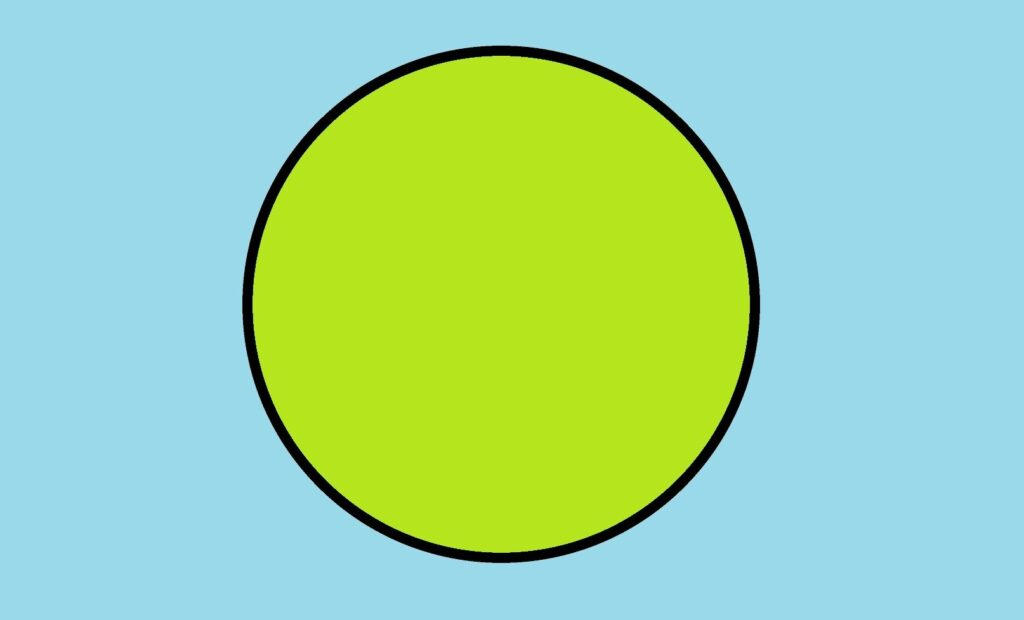
#> input picture circulos/circulo.png, 1024 x 620 px; its folder holds 4 pictures in this run
$ python -i figuras.py   (imports and definitions only)
#> lines starting #> are read from the running program, lines starting #| are printed output that depends on the picture
import cv2
import numpy as np
from sklearn.svm import SVC
import glob
from sklearn.preprocessing import StandardScaler
from sklearn.pipeline import make_pipeline
import tkinter as tk
from tkinter import filedialog
from tkinter import messagebox

# [1 line not run here, left out]

# Función para extraer características de una imagen
def reconocer_figuras():

    def extract_features(image):
    # Convertir la imagen a escala de grises
        gray = np.mean(image, axis=2, dtype=np.uint8)

    # Cálculo de gradientes
        kernel_x = np.array([[-1, 0, 1], [-2, 0, 2], [-1, 0, 1]])
        kernel_y = np.array([[1, 2, 1], [0, 0, 0], [-1, -2, -1]])
        Gx = cv2.filter2D(gray, -1, kernel_x)
        Gy = cv2.filter2D(gray, -1, kernel_y)

    # Cálculo de magnitud de gradiente
        Gt = np.sqrt(Gx*2 + Gy*2)

    # Normalización de Gt
        GtN = (Gt / np.max(Gt)) * 255
        GtN = GtN.astype(np.uint8)

    # Cálculo de offset y normalización de Gx y Gy
        VminGx = np.min(Gx)
        VminGy = np.min(Gy)
        GradOffx = Gx - VminGx
        GradOffy = Gy - VminGy
        VmaxGx = np.max(GradOffx)
        VmaxGy = np.max(GradOffy)
        GxN = (GradOffx / VmaxGx) * 255
        GyN = (GradOffy / VmaxGy) * 255
        GxN = GxN.astype(np.uint8)
        GyN = GyN.astype(np.uint8)

    # Binarización de GtN
        _, B = cv2.threshold(GtN, 50, 255, cv2.THRESH_BINARY)
    #B = GtN > 25
    #B = B.astype(np.uint8) * 255

    # Calcular momentos de Hu
        moments = cv2.HuMoments(cv2.moments(B)).flatten()

        return moments

# Ruta de las imágenes de entrenamiento
    circle_path = "./circulos/*.png"
    square_path = "./cuadrados/*.png"
    triangle_path = "./triangulos/*.png"

# Leer las imágenes de entrenamiento
    circle_images = [cv2.imread(file) for file in glob.glob(circle_path)]
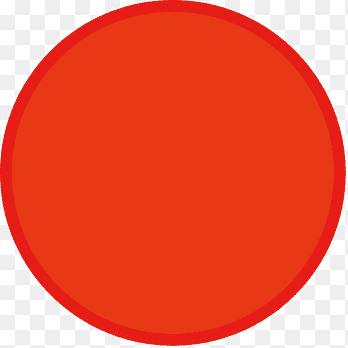
#> input picture circulos/circulo2.png, 348 x 348 px
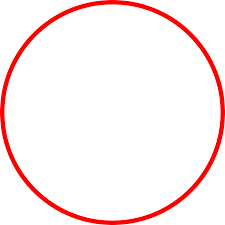
#> input picture circulos/circulo3.png, 225 x 225 px
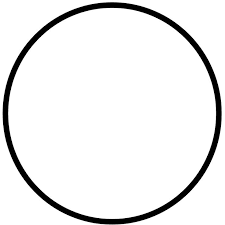
#> input picture circulos/circulo4.png, 225 x 225 px
#> circle_images = 4 items
    square_images = [cv2.imread(file) for file in glob.glob(square_path)]
    triangle_images = [cv2.imread(file) for file in glob.glob(triangle_path)]

# Extraer características y generar etiquetas para las imágenes de entrenamiento
    X_train = []
    y_train = []

    image_sets = [circle_images, square_images, triangle_images]

    for label, image_set in enumerate(image_sets):
        for img in image_set:
            if img is not None:
                features = extract_features(img)

                X_train.append(features)
                y_train.append(label)
#> this loop made 3 passes
#> image_set on passes 2 to 3: [], []
#> pass 1, in extract_features, `gray = np.mean(image, axis=2, dtype=np.uint8)`:
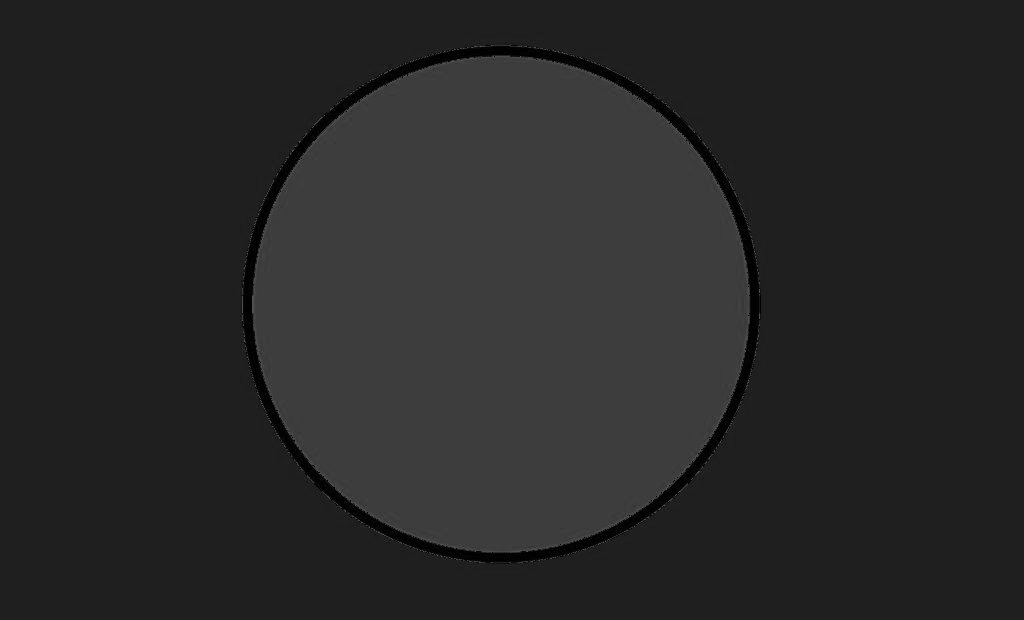
#> gray: shape (620, 1024); min 0, max 85, mean 39.6
#> pass 1, in extract_features, `Gx = cv2.filter2D(gray, -1, kernel_x)`:
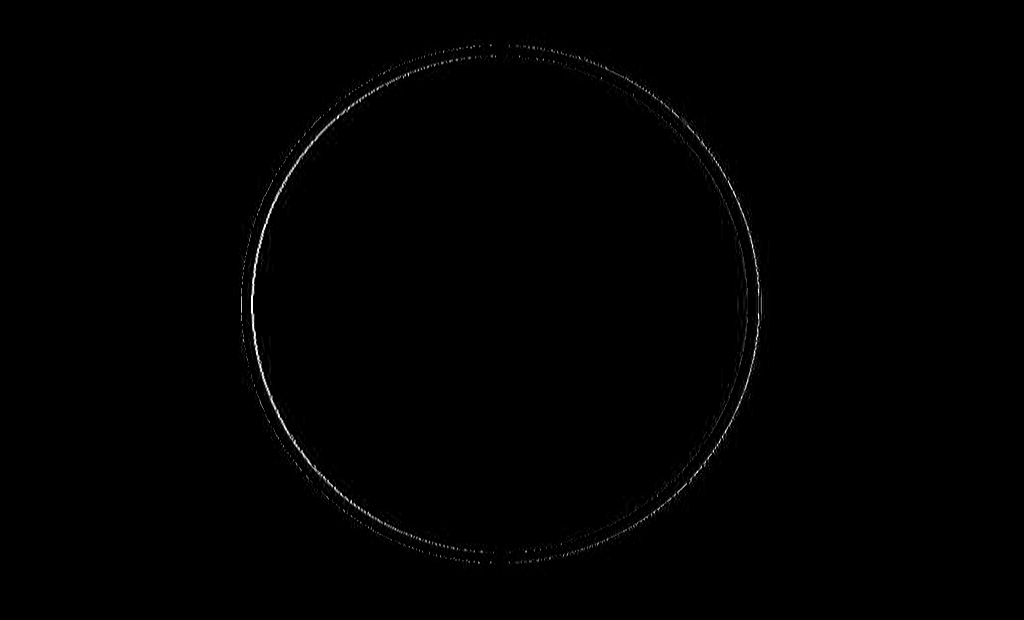
#> Gx: shape (620, 1024); min 0, max 255, mean 1
#> pass 1, in extract_features, `Gt = np.sqrt(Gx*2 + Gy*2)`:
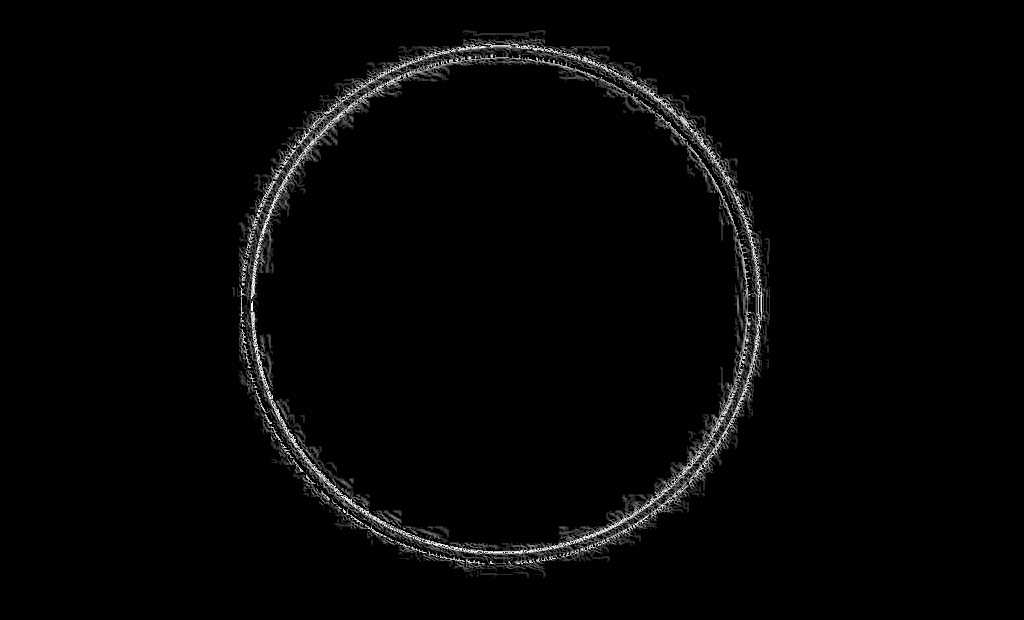
#> Gt: shape (620, 1024) float16; min 0, max 15.94, mean 0.31; drawn with min black and max white
#> img is the input picture: shape (225, 225, 3); min 0, max 255, mean 236.2
#> after the loop, X_train = 4 items; y_train = [0, 0, 0, 0]

    X_train = np.array(X_train)
    y_train = np.array(y_train)


# Entrenar el clasificador utilizando un modelo de SVM
    clf = make_pipeline(StandardScaler(), SVC(kernel='linear'))
#> (the run stopped early here; a loop or call above may not have finished)
